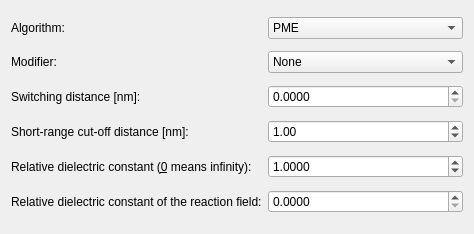
<?xml version="1.0" encoding="UTF-8"?>
<ui version="4.0">
 <class>WizardPage</class>
 <widget class="QWizardPage" name="WizardPage">
  <property name="geometry">
   <rect>
    <x>0</x>
    <y>0</y>
    <width>474</width>
    <height>234</height>
   </rect>
  </property>
  <property name="windowTitle">
   <string>WizardPage</string>
  </property>
  <property name="title">
   <string>Electrostatics</string>
  </property>
  <property name="subTitle">
   <string>Coulomb interaction parameters</string>
  </property>
  <layout class="QGridLayout" name="gridLayout">
   <item row="0" column="0">
    <widget class="QLabel" name="label_29">
     <property name="text">
      <string>Algorithm:</string>
     </property>
     <property name="buddy">
      <cstring>coulombtypeComboBox</cstring>
     </property>
    </widget>
   </item>
   <item row="0" column="1">
    <widget class="QComboBox" name="coulombtypeComboBox">
     <item>
      <property name="text">
       <string>PME</string>
      </property>
     </item>
     <item>
      <property name="text">
       <string>PME-Switch</string>
      </property>
     </item>
     <item>
      <property name="text">
       <string>Cut-off</string>
      </property>
     </item>
     <item>
      <property name="text">
       <string>Shift</string>
      </property>
     </item>
     <item>
      <property name="text">
       <string>Reaction-Field-zero</string>
      </property>
     </item>
     <item>
      <property name="text">
       <string>Reaction-Field</string>
      </property>
     </item>
    </widget>
   </item>
   <item row="1" column="0">
    <widget class="QLabel" name="label_30">
     <property name="text">
      <string>Modifier:</string>
     </property>
     <property name="buddy">
      <cstring>coulomb_modifierComboBox</cstring>
     </property>
    </widget>
   </item>
   <item row="1" column="1">
    <widget class="QComboBox" name="coulomb_modifierComboBox">
     <item>
      <property name="text">
       <string>None</string>
      </property>
     </item>
     <item>
      <property name="text">
       <string>Potential-shift-Verlet</string>
      </property>
     </item>
     <item>
      <property name="text">
       <string>Potential-shift</string>
      </property>
     </item>
    </widget>
   </item>
   <item row="2" column="0">
    <widget class="QLabel" name="label_31">
     <property name="text">
      <string>Switching distance [nm]:</string>
     </property>
     <property name="buddy">
      <cstring>rcoulomb_switchDoubleSpinBox</cstring>
     </property>
    </widget>
   </item>
   <item row="2" column="1">
    <widget class="QDoubleSpinBox" name="rcoulomb_switchDoubleSpinBox">
     <property name="decimals">
      <number>4</number>
     </property>
     <property name="maximum">
      <double>999999.000000000000000</double>
     </property>
    </widget>
   </item>
   <item row="3" column="0">
    <widget class="QLabel" name="label_32">
     <property name="text">
      <string>Short-range cut-off distance [nm]:</string>
     </property>
     <property name="buddy">
      <cstring>rcoulombDoubleSpinBox</cstring>
     </property>
    </widget>
   </item>
   <item row="3" column="1">
    <widget class="QDoubleSpinBox" name="rcoulombDoubleSpinBox">
     <property name="maximum">
      <double>99999999999.000000000000000</double>
     </property>
     <property name="value">
      <double>1.000000000000000</double>
     </property>
    </widget>
   </item>
   <item row="4" column="0">
    <widget class="QLabel" name="label_33">
     <property name="text">
      <string>Relative dielectric constant (&amp;0 means infinity):</string>
     </property>
     <property name="buddy">
      <cstring>epsilon_rDoubleSpinBox</cstring>
     </property>
    </widget>
   </item>
   <item row="4" column="1">
    <widget class="QDoubleSpinBox" name="epsilon_rDoubleSpinBox">
     <property name="decimals">
      <number>4</number>
     </property>
     <property name="maximum">
      <double>99999999999.000000000000000</double>
     </property>
     <property name="value">
      <double>1.000000000000000</double>
     </property>
    </widget>
   </item>
   <item row="5" column="0">
    <widget class="QLabel" name="label_34">
     <property name="text">
      <string>Relative dielectric constant of the reaction field:</string>
     </property>
     <property name="buddy">
      <cstring>epsilon_rfDoubleSpinBox</cstring>
     </property>
    </widget>
   </item>
   <item row="5" column="1">
    <widget class="QDoubleSpinBox" name="epsilon_rfDoubleSpinBox">
     <property name="decimals">
      <number>4</number>
     </property>
     <property name="maximum">
      <double>9999999999999.000000000000000</double>
     </property>
    </widget>
   </item>
  </layout>
 </widget>
 <resources/>
 <connections/>
</ui>
